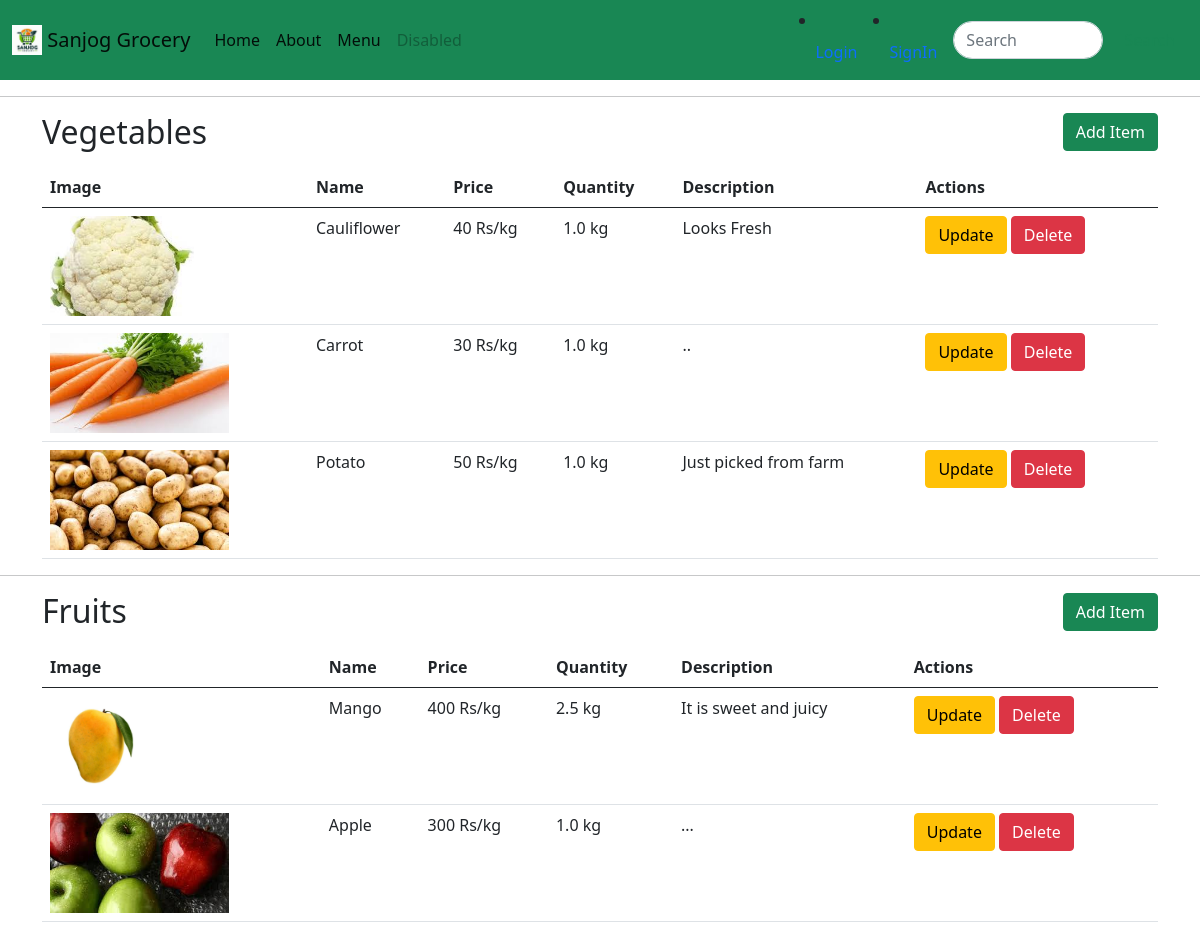
/sanjog/, run on the app's committed database.
### Home/models.py (models this page shows, shortened)
class Vegetables(models.Model):
    image = models.ImageField(upload_to='static/image/',null=True, blank=True)
    name = models.CharField(max_length=50)
    price = models.IntegerField()
    quantity = models.FloatField()
    description = models.CharField(max_length=100)

class Fruits(models.Model):
     image = models.ImageField(upload_to='static/image/',null=True,blank=True)
     name =models.CharField(max_length=50)
     quantity = models.FloatField()
     price = models.IntegerField()
     description = models.CharField(max_length=100)

### Home/views.py (the view)
# urls.py: path('sanjog/',views.admin,name="admin"),
def admin(request):
    vegetable=Vegetables.objects.all()
    fruit =Fruits.objects.all()
    items ={
        'vegetables':vegetable,
        'fruits':fruit
    }
    return render(request,'Home/admin.html',items)

### Home/templates/Home/admin.html
{% extends 'base.html' %}
{% load static %}
{% block content %}
<hr>
<div class="container">
    <div class="d-flex justify-content-between align-items-center mb-3">
        <h2 class="mb-0">Vegetables</h2>
        <a href="{% url 'add_vegetable' %}" class="btn btn-success">Add Item  </a>
    </div>
    <table class="table">
        <thead>
            <tr>
                <th scope="col">Image</th>
                <th scope="col">Name</th>
                <th scope="col">Price</th>
                <th scope="col">Quantity</th>
                <th scope="col">Description</th>
                <th scope="col">Actions</th>
            </tr>
        </thead>
        <tbody>
            {% for vegetable in vegetables %}
            <tr>
                <td>
                    {% if vegetable.image %}
                    <img src="{{ vegetable.image.url }}" alt="{{ vegetable.name }}" height="100">
                    {% else %}
                    <img src="#" alt="{{ vegetable.name }}">
                    {% endif %}
                </td>
                <td>{{ vegetable.name }}</td>
                <td>{{ vegetable.price }} Rs/kg</td>
                <td>{{ vegetable.quantity }} kg</td>
                <td>{{ vegetable.description }}</td>
                <td>
                    <a href="{% url 'update_vegetable' vegetable.id %}" class="btn btn-warning">Update</a>
                    <a href="{% url 'delete_vegetable' vegetable.id %}" class="btn btn-danger">Delete</a>
                </td>
            </tr>
            {% endfor %}
        </tbody>
    </table>
</div>
<hr>
<div class="container">
    <div class="d-flex justify-content-between align-items-center mb-3">
        <h2 class="mb-0">Fruits</h2>
        <a href="{% url 'add_fruit' %}" class="btn btn-success">Add Item  </a>
    </div>
    <table class="table">
        <thead>
            <tr>
                <th scope="col">Image</th>
                <th scope="col">Name</th>
                <th scope="col">Price</th>
                <th scope="col">Quantity</th>
                <th scope="col">Description</th>
                <th scope="col">Actions</th>
            </tr>
        </thead>
        <tbody>
            {% for fruit in fruits %}
            <tr>
                <td>
                    {% if fruit.image %}
                    <img src="{{ fruit.image.url }}" alt="{{ fruit.name }}" height="100">
                    {% else %}
                    <img src="#" alt="{{ fruit.name }}">
                    {% endif %}
                </td>
                <td>{{ fruit.name }}</td>
                <td>{{ fruit.price }} Rs/kg</td>
                <td>{{ fruit.quantity }} kg</td>
                <td>{{ fruit.description }}</td>
                <td>
                    <a href="{% url 'update_fruit' fruit.id %}" class="btn btn-warning">Update</a>
                    <a href="{% url 'delete_fruit' fruit.id %}" class="btn btn-danger">Delete</a>
                </td>
            </tr>
            {% endfor %}
        </tbody>
    </table>
</div>
{% endblock %}

### data on the page
Vegetables: image (picture), name "Cauliflower", price "40", quantity "1.0", description "Looks Fresh"
Vegetables: image (picture), name "Carrot", price "30", quantity "1.0", description ".."
Vegetables: image (picture), name "Potato", price "50", quantity "1.0", description "Just picked from farm"
Fruits: image (picture), name "Mango", price "400", quantity "2.5", description "It is sweet and juicy"
Fruits: image (picture), name "Apple", price "300", quantity "1.0", description "..."
